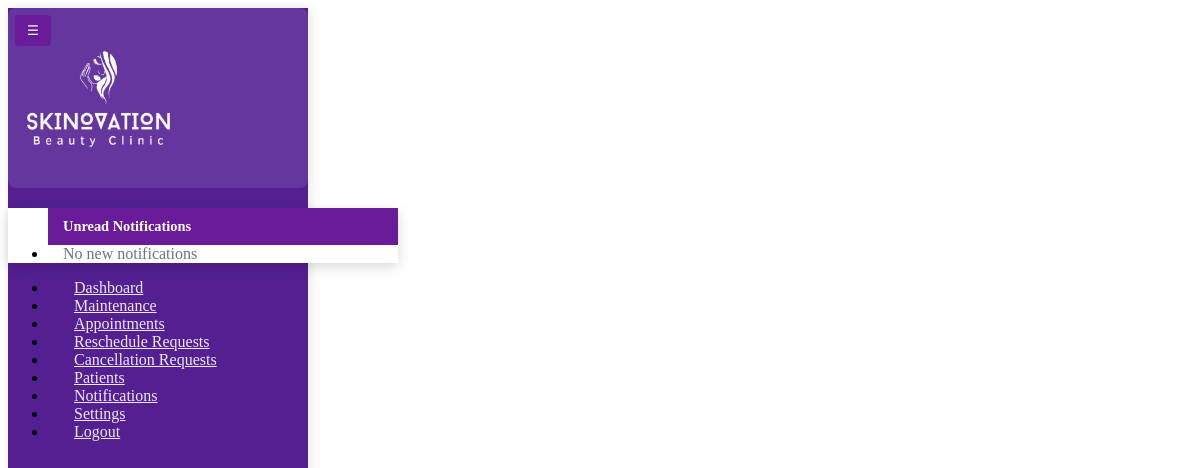
Before: /admin/admin_sidebar.php with the older database file.
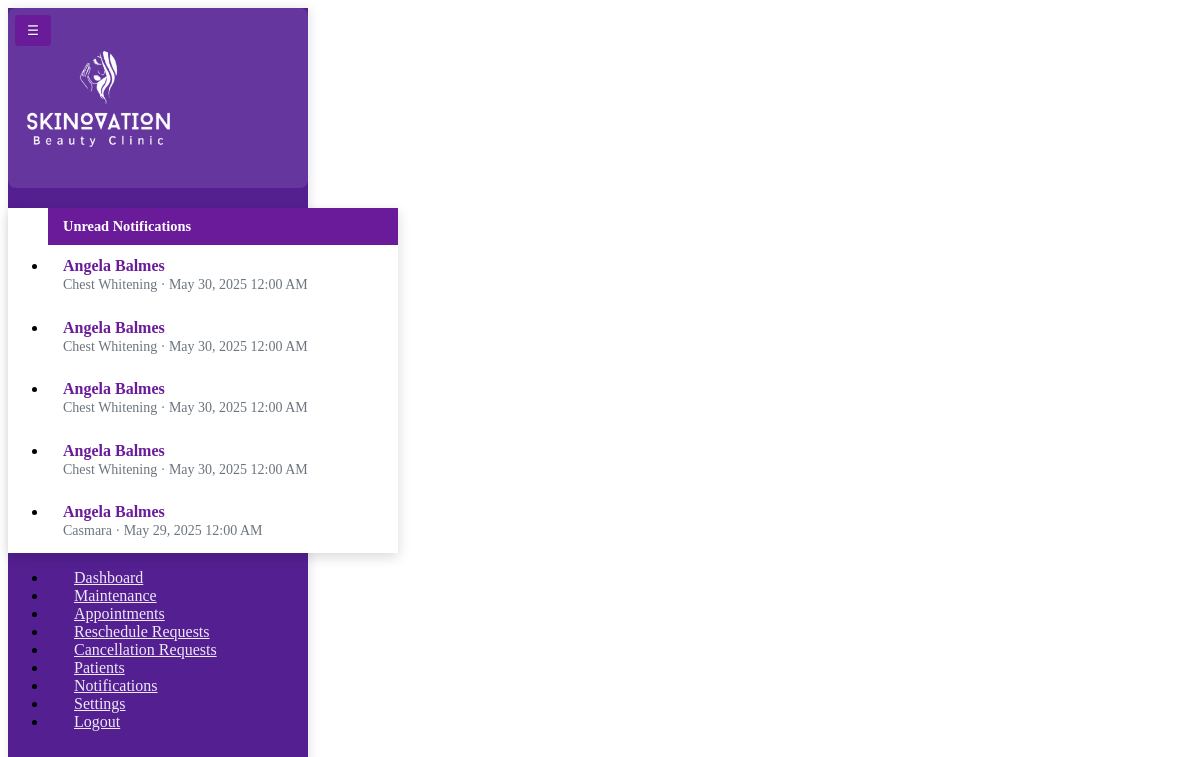
After: the same page with the newer database file.
### tables this page shows
CREATE TABLE `notifications` (
  `notification_id` int NOT NULL,
  `type` enum('appointment','confirmation','cancellation','reschedule') NOT NULL,
  `appointment_id` int DEFAULT NULL,
  `is_read` tinyint(1) DEFAULT '0',
  `created_at` timestamp NOT NULL DEFAULT CURRENT_TIMESTAMP
);

CREATE TABLE `services` (
  `service_id` int NOT NULL,
  `service_name` varchar(100) NOT NULL,
  `description` text,
  `price` decimal(10,2) DEFAULT NULL,
  `duration` int NOT NULL COMMENT 'Duration in minutes',
  `category_id` int NOT NULL,
  `created_at` datetime DEFAULT CURRENT_TIMESTAMP,
  `updated_at` datetime DEFAULT CURRENT_TIMESTAMP ON UPDATE CURRENT_TIMESTAMP,
  `image` varchar(255) DEFAULT NULL
);

CREATE TABLE `appointments` (
  `appointment_id` int NOT NULL,
  `patient_id` int NOT NULL,
  `service_id` int NOT NULL,
  `product_id` int DEFAULT NULL,
  `package_id` int DEFAULT NULL,
  `attendant_id` int NOT NULL,
  `appointment_date` date NOT NULL,
  `appointment_time` time NOT NULL,
  `status` enum('pending','confirmed','completed','cancelled') DEFAULT 'pending',
  `created_at` datetime DEFAULT CURRENT_TIMESTAMP,
  `updated_at` datetime DEFAULT CURRENT_TIMESTAMP ON UPDATE CURRENT_TIMESTAMP
);

### config.php (called while the page is built, shortened)
<?php
if (!function_exists('clean')) {
    function clean($string) {
        return htmlspecialchars($string, ENT_QUOTES, 'UTF-8');
    }
}

### admin/admin_sidebar.php (the view, shortened to what this page needs)
<?php
include '../config.php';
$stmt = $conn->query("
    SELECT n.*, a.appointment_date, s.service_name, CONCAT(pt.first_name, ' ', pt.last_name) as patient_name
    FROM notifications n
    LEFT JOIN appointments a ON n.appointment_id = a.appointment_id
    LEFT JOIN services s ON a.service_id = s.service_id
    LEFT JOIN patients pt ON a.patient_id = pt.patient_id
    WHERE n.is_read = 0
    ORDER BY n.created_at DESC
    LIMIT 5
");
$unread_notifications = $stmt->fetchAll(PDO::FETCH_ASSOC);
?>
<button class="sidebar-toggler" onclick="toggleSidebar()">☰</button>
<nav class="sidebar bg-dark text-white p-3">
    <div class="text-center mb-4">
        <img src="../assets/img/ISCAP1-303-Skinovation-Clinic-WHITE-Logo.png" alt="Skinovation Clinic Logo" class="img-fluid" style="max-width: 150px;">
    </div>
    <div class="position-relative mb-3">
        <ul class="dropdown-menu dropdown-menu-end shadow" aria-labelledby="notifBell" style="min-width: 350px;">
            <li class="dropdown-header fw-bold">Unread Notifications</li>
            <?php if (empty($unread_notifications)): ?>
                <li><span class="dropdown-item text-muted">No new notifications</span></li>
            <?php else: ?>
                <?php foreach ($unread_notifications as $notif): ?>
                    <li>
                        <div class="dropdown-item">
                            <div class="fw-bold"><?php echo clean($notif['patient_name']); ?></div>
                            <div class="small text-muted">
                                <?php echo clean($notif['service_name']); ?> &middot;
                                <?php echo $notif['appointment_date'] ? date('M d, Y h:i A', strtotime($notif['appointment_date'])) : ''; ?>
                            </div>
                        </div>
                    </li>
                <?php endforeach; ?>
            <?php endif; ?>
        </ul>
    </div>
    <ul class="nav flex-column">
        <li class="nav-item"><a href="dashboard.php" class="nav-link text-white"><i class="fas fa-tachometer-alt"></i> Dashboard</a></li>
        <li class="nav-item"><a href="maintenance.php" class="nav-link text-white"><i class="fas fa-tools"></i> Maintenance</a></li>
        <li class="nav-item"><a href="appointments.php" class="nav-link text-white"><i class="fas fa-calendar-check"></i> Appointments</a></li>
        <li class="nav-item"><a href="manage_reschedules.php" class="nav-link text-white"><i class="fas fa-calendar-alt"></i> Reschedule Requests</a></li>
        <li class="nav-item"><a href="manage_cancellations.php" class="nav-link text-white"><i class="fas fa-times-circle"></i> Cancellation Requests</a></li>
        <li class="nav-item"><a href="patients.php" class="nav-link text-white"><i class="fas fa-user-friends"></i> Patients</a></li>
        <li class="nav-item"><a class="nav-link text-white" href="notifications.php"><i class="fas fa-bell"></i> Notifications</a></li>
        <li class="nav-item"><a href="settings.php" class="nav-link text-white"><i class="fas fa-cog"></i> Settings</a></li>
        <li class="nav-item"><a href="logout.php" class="nav-link text-white"><i class="fas fa-sign-out-alt"></i> Logout</a></li>
    </ul>
</nav>

Changed rows visible on the page:
added notifications: patient_name "Angela Balmes", services.service_name "Chest Whitening", appointment.appointment_date "May 30, 2025 12:00 AM"
added notifications: patient_name "Angela Balmes", services.service_name "Chest Whitening", appointment.appointment_date "May 30, 2025 12:00 AM"
added notifications: patient_name "Angela Balmes", services.service_name "Chest Whitening", appointment.appointment_date "May 30, 2025 12:00 AM"
added notifications: patient_name "Angela Balmes", services.service_name "Chest Whitening", appointment.appointment_date "May 30, 2025 12:00 AM"
added notifications: patient_name "Angela Balmes", services.service_name "Casmara", appointment.appointment_date "May 29, 2025 12:00 AM"
Other visible differences:
text no longer shown: "No new notifications"
